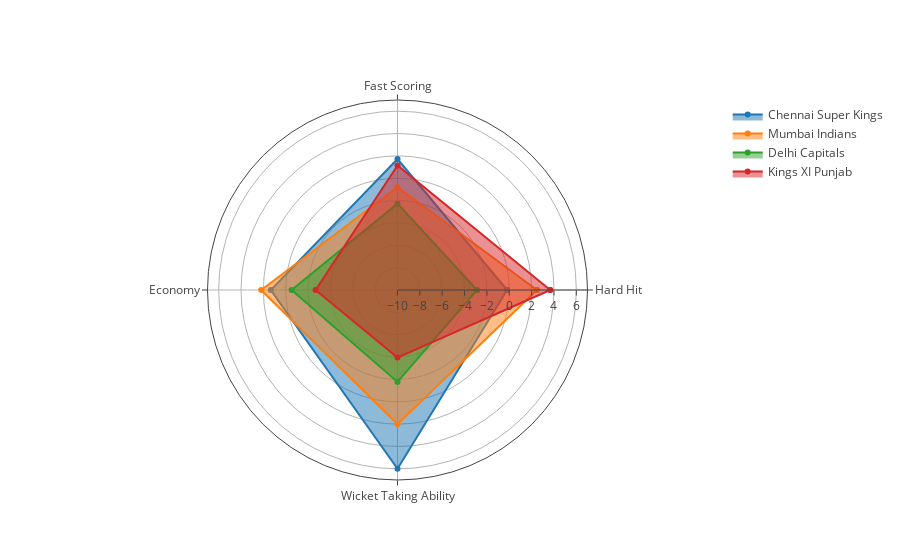

The code cell stored with this chart in its notebook:
### Code cell
# Generate and Format overlapped Plots
data = []

count = 0
for i in [4, 2, 5, 1]:
    r = o.iloc[i,:]
    t = go.Scatterpolar(
      r = [r['Hard Hit']*1000, r['Fast Scoring']*100, r['Economy']*-10, r['Wicket Taking Ability']*-5, r['Hard Hit']*1000],
      theta = ['Hard Hit','Fast Scoring','Economy', 'Wicket Taking Ability', 'Hard Hit'],
      fill = 'toself',
      name = r['team']
    )
    count = count+1
    data.append(t)


layout = go.Layout(

  polar = dict(
    radialaxis = dict(
      visible = True,
      range = [-10, 7]
    )
  ),
  showlegend = True
    
)

fig = go.Figure(data=data, layout=layout)
t = plotly.offline.iplot(fig, filename="multiple-subplots")

### Figure 1 — Plotly figure (JSON) as saved in the notebook; plotly's stock layout.template omitted (floating-point values rounded to 4 significant figures)
{"data": [{"fill": "toself", "name": "Chennai Super Kings", "r": [-0.1908, 1.712, 1.336, 5.995, -0.1908], "theta": ["Hard Hit", "Fast Scoring", "Economy", "Wicket Taking Ability", "Hard Hit"], "type": "scatterpolar", "uid": "c129fb9e-d8ae-405a-b317-5971e58b4491"}, {"fill": "toself", "name": "Mumbai Indians", "r": [2.475, -0.8052, 2.197, 2.005, 2.475], "theta": ["Hard Hit", "Fast Scoring", "Economy", "Wicket Taking Ability", "Hard Hit"], "type": "scatterpolar", "uid": "13af4290-efea-4527-9f40-8c8a4c87b001"}, {"fill": "toself", "name": "Delhi Capitals", "r": [-2.886, -2.276, -0.5256, -1.773, -2.886], "theta": ["Hard Hit", "Fast Scoring", "Economy", "Wicket Taking Ability", "Hard Hit"], "type": "scatterpolar", "uid": "c5e4a047-6006-46f9-822d-62ac80bd457a"}, {"fill": "toself", "name": "Kings XI Punjab", "r": [3.666, 1.134, -2.673, -3.954, 3.666], "theta": ["Hard Hit", "Fast Scoring", "Economy", "Wicket Taking Ability", "Hard Hit"], "type": "scatterpolar", "uid": "e3336c41-6114-4c1b-961d-b4994afee9f6"}], "layout": {"polar": {"radialaxis": {"range": [-10, 7], "visible": true}}, "showlegend": true}}
